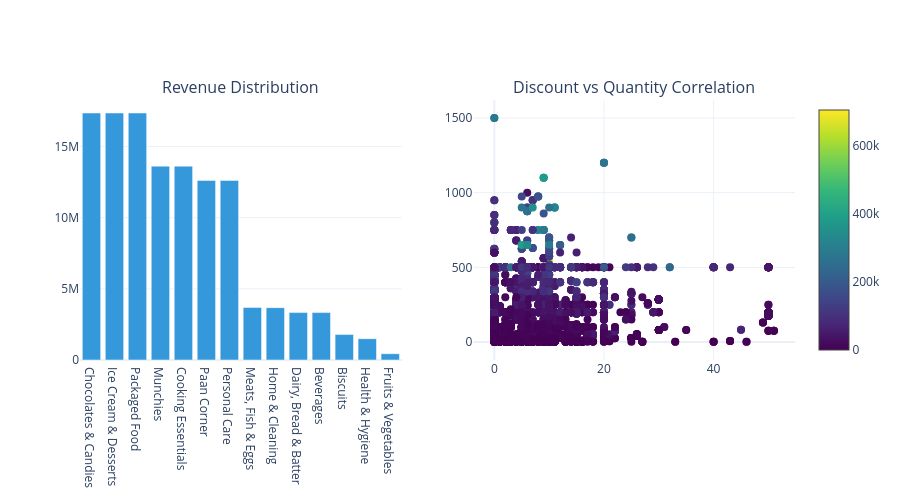

Here is the notebook cell this chart was saved with:
### Code cell
# Create subplots
fig = make_subplots(
    rows=1, cols=2,
    specs=[[{'type':'bar'}, {'type':'scatter'}]],
    subplot_titles=('Revenue Distribution', 'Discount vs Quantity Correlation')
)

# Revenue chart
fig.add_trace(
    go.Bar(x=revenue_cat.index, y=revenue_cat.values, name='Revenue', marker_color='#3498db'),
    row=1, col=1
)

# Scatter plot
fig.add_trace(
    go.Scatter(
        x=df['discountPercent'],
        y=df['quantity'],
        mode='markers',
        name='Products',
        marker=dict(size=8, color=df['revenue'], colorscale='Viridis', showscale=True)
    ),
    row=1, col=2
)

fig.update_layout(height=500, showlegend=False, template='plotly_white')
fig.show()

### Figure 1 — Plotly figure (JSON) as saved in the notebook; plotly's stock layout.template omitted (floating-point values rounded to 4 significant figures; data arrays with more than 128 entries replaced by an {"elided": "..."} marker saying what was removed)
{"data": [{"marker": {"color": "#3498db"}, "name": "Revenue", "type": "bar", "x": ["Chocolates & Candies", "Ice Cream & Desserts", "Packaged Food", "Munchies", "Cooking Essentials", "Paan Corner", "Personal Care", "Meats, Fish & Eggs", "Home & Cleaning", "Dairy, Bread & Batter", "Beverages", "Biscuits", "Health & Hygiene", "Fruits & Vegetables"], "xaxis": "x", "y": [17350000.0, 17350000.0, 17350000.0, 13620000.0, 13620000.0, 12610000.0, 12610000.0, 3694000.0, 3678000.0, 3330000.0, 3330000.0, 1792000.0, 1496000.0, 441000.0], "yaxis": "y"}, {"marker": {"color": {"elided": "3732 float values"}, "colorscale": [[0, "#440154"], [0.1111, "#482878"], [0.2222, "#3e4989"], [0.3333, "#31688e"], [0.4444, "#26828e"], [0.5556, "#1f9e89"], [0.6667, "#35b779"], [0.7778, "#6ece58"], [0.8889, "#b5de2b"], [1, "#fde725"]], "showscale": true, "size": 8}, "mode": "markers", "name": "Products", "type": "scatter", "x": {"elided": "3732 int values"}, "xaxis": "x2", "y": {"elided": "3732 int values"}, "yaxis": "y2"}], "layout": {"annotations": [{"font": {"size": 16}, "showarrow": false, "text": "Revenue Distribution", "x": 0.225, "xanchor": "center", "xref": "paper", "y": 1, "yanchor": "bottom", "yref": "paper"}, {"font": {"size": 16}, "showarrow": false, "text": "Discount vs Quantity Correlation", "x": 0.775, "xanchor": "center", "xref": "paper", "y": 1, "yanchor": "bottom", "yref": "paper"}], "height": 500, "showlegend": false, "xaxis": {"anchor": "y", "domain": [0, 0.45]}, "xaxis2": {"anchor": "y2", "domain": [0.55, 1]}, "yaxis": {"anchor": "x", "domain": [0, 1]}, "yaxis2": {"anchor": "x2", "domain": [0, 1]}}}
